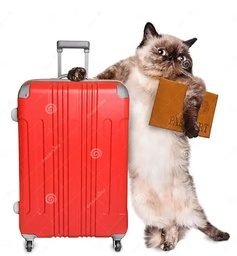
#> input picture cat.jpg, 237 x 256 px, shrunk from 576 x 623 before the run, found by its file name
$ python filter_n_blur.py
#> lines starting #> are read from the running program, lines starting #| are printed output that depends on the picture
import numpy as np
import cv2

PATH = "D:\\opencv\\opencv\\cat.jpg"


def gauss(x, y, omega, a, b):
    omegaIn2 = 2 * omega ** 2
    m1 = 1 / (np.pi * omegaIn2)
    m2 = np.exp(-((x - a) ** 2 + (y - b) ** 2) / omegaIn2)
    return m1 * m2


def getPicture():
    img = cv2.imread(PATH)
#> img is the input picture: shape (256, 237, 3); mean B, G, R 168, 174, 230
    return img


def getBlurPicture(size, deviation, img):
#> called with size = 7, deviation = 30
    kernel = np.ones((size, size))
    a = b = (size + 1) // 2

    for i in range(size):
        for j in range(size):
            kernel[i, j] = gauss(i, j, deviation, a, b)

    sum = 0
    for i in range(size):
        for j in range(size):
            sum += kernel[i, j]
#> after the loop, sum = 0.00862
    for i in range(size):
        for j in range(size):
            kernel[i, j] /= sum

    blur = img.copy()
    sx = size // 2
    sy = size // 2
    for i in range(sx, blur.shape[0] - sx):
        for j in range(sy, blur.shape[1] - sy):
            value = 0
            for k in range(-(size // 2), size // 2 + 1):
                for l in range(-(size // 2), size // 2 + 1):
                    value += img[i + k, j + l] * kernel[(size // 2) + k, (size // 2) + l]
            blur[i, j] = value
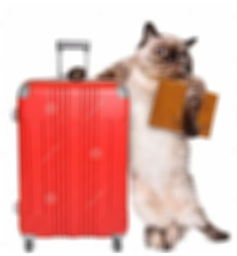
#> blur: shape (256, 237, 3); mean B, G, R 167.4, 173.4, 229.4

    return blur


deviation = 30
size = 7

out1 = getBlurPicture(img=getPicture(), deviation=deviation, size=size)
out2 = cv2.GaussianBlur(getPicture(), (5, 5), 50)
cv2.imshow("original", getPicture())
cv2.imshow("custom", out1)
cv2.imshow("gaussan cv2 blur", out2)

cv2.waitKey(0)
cv2.destroyAllWindows()
